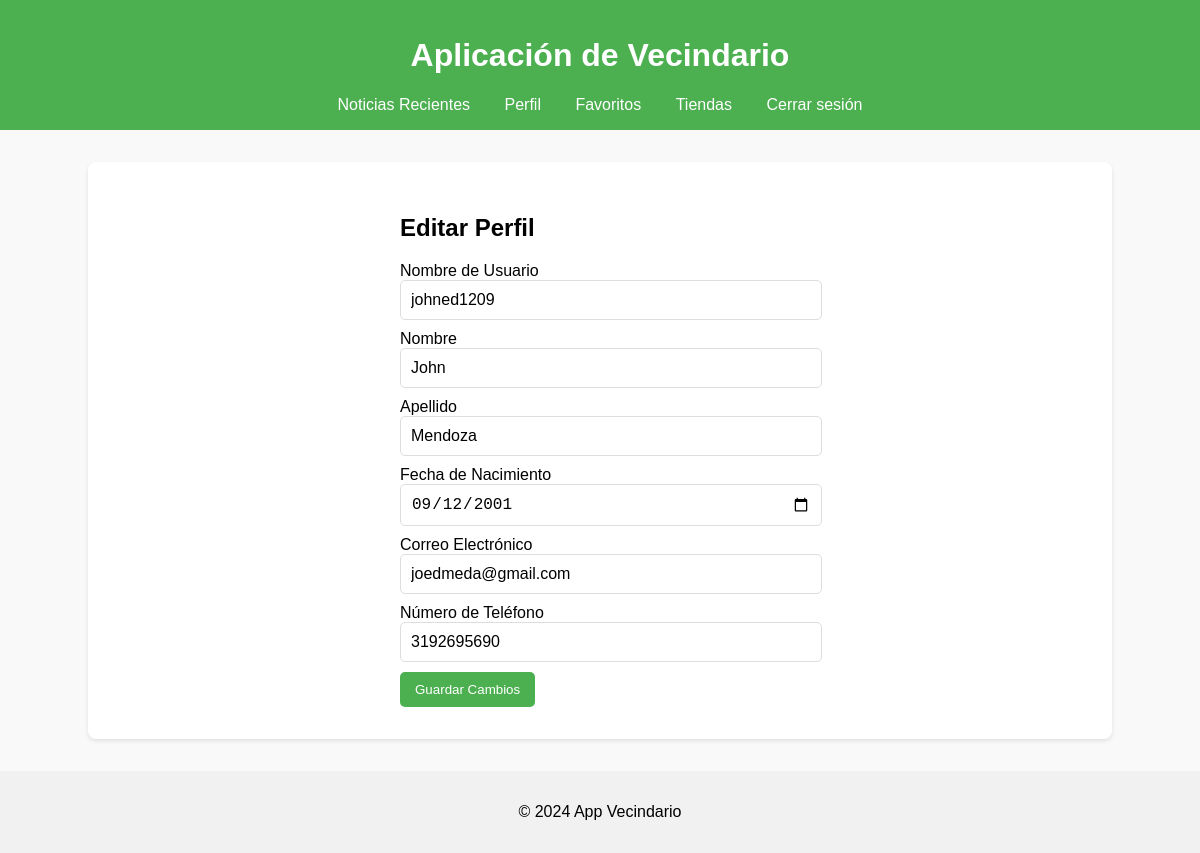
Screenshot of /edit_profile (signed in) with the database file from the repository.
### models.py (models this page shows)
class User(db.Model):
    __tablename__ = 'user'
    id = db.Column(db.Integer, primary_key=True)
    username = db.Column(db.String(80), unique=True, nullable=False)
    password = db.Column(db.String(120), nullable=False)
    first_name = db.Column(db.String(50), nullable=False)
    last_name = db.Column(db.String(50), nullable=False)
    birth_date = db.Column(db.Date, nullable=False)
    email = db.Column(db.String(100), unique=True, nullable=False)
    phone = db.Column(db.String(20), nullable=False)
    is_admin = db.Column(db.Boolean, default=False)  # Nuevo: para verificar si es admin
    suspended_until = db.Column(db.DateTime, nullable=True)  # Nuevo: fecha hasta que el usuario está suspendido
    stores = db.relationship('Store', backref='owner', lazy=True)
    products = db.relationship('Product', backref='creator', lazy=True)
    comments = db.relationship('Comment', backref='comment_user', lazy=True)
    favorite_stores = db.relationship('Store', secondary=user_favorites,
                                       lazy='subquery',
                                       backref=db.backref('favorited_by', lazy=True))

### app.py (the view, shortened to what this page needs)
@app.route('/edit_profile', methods=['GET', 'POST'])
def edit_profile():
    if 'user_id' not in session:
        return redirect('/login')
    user = User.query.get(session['user_id'])
    return render_template('edit_profile.html', user=user)

### app.py (called while the page is built)
@app.context_processor
def inject_user():
    user = None
    if 'user_id' in session:
        user = User.query.get(session['user_id'])
    return dict(user=user)

def check_user_suspended(user):
    if user.suspended_until and user.suspended_until > datetime.utcnow():
        return True
    return False

@app.before_request
def before_request():
    if 'user_id' in session:
        user = User.query.get(session['user_id'])
        if check_user_suspended(user):
            flash('Tu cuenta ha sido suspendida temporalmente.', 'error')
            return redirect('/login')

### templates/edit_profile.html (shortened to what this page needs)
{% extends "base.html" %}
{% block content %}
<div class="form-container">
    <h2>Editar Perfil</h2>
    <form action="/edit_profile" method="POST">
        <label for="username">Nombre de Usuario</label>
        <input type="text" id="username" name="username" value="{{ user.username }}" required>
        <label for="first_name">Nombre</label>
        <input type="text" id="first_name" name="first_name" value="{{ user.first_name }}" required>
        <label for="last_name">Apellido</label>
        <input type="text" id="last_name" name="last_name" value="{{ user.last_name }}" required>
        <label for="birth_date">Fecha de Nacimiento</label>
        <input type="date" id="birth_date" name="birth_date" value="{{ user.birth_date.strftime('%Y-%m-%d') if user.birth_date else '' }}">
        <label for="email">Correo Electrónico</label>
        <input type="email" id="email" name="email" value="{{ user.email }}" required>
        <label for="phone_number">Número de Teléfono</label>
        <input type="text" id="phone" name="phone" value="{{ user.phone }}">
        <button type="submit">Guardar Cambios</button>
    </form>
</div>
{% endblock %}

### static/styles.css (style rules this page uses)
body { font-family: 'Arial', sans-serif; background-color: #f9f9f9; margin: 0; padding: 0; }
button { padding: 10px 15px; background-color: #4CAF50; color: white; border: none; border-radius: 5px; cursor: pointer; }
.form-container { max-width: 400px; margin: 0 auto; }
input[type="text"], input[type="password"], input[type="email"], input[type="date"] { width: 100%; padding: 10px; margin-bottom: 10px; border: 1px solid #ddd; border-radius: 5px; font-size: 16px; }

### rows the page displays
User: username "johned1209", first_name "John", last_name "Mendoza", birth_date "09/12/2001", email "joedmeda@gmail.com", phone "3192695690"
